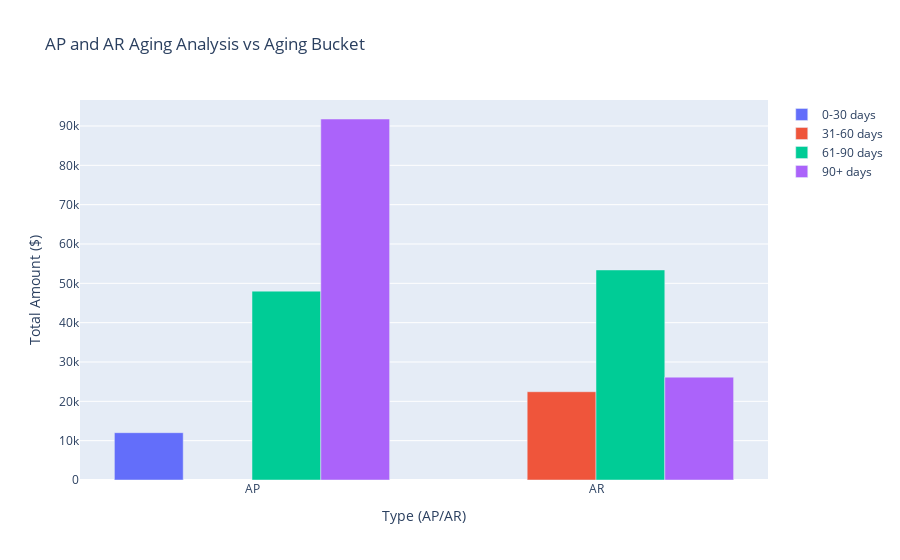

The code cell stored with this chart in its notebook:
### Code cell
# AP and AR Aging Analysis vs Aging Bucket (Barplot)
aging = df.groupby(['Type', 'Aging Bucket'])['Amount'].sum().unstack()
fig_aging_analysis = go.Figure(data=[go.Bar(x=aging.index, y=aging[col], name=col) for col in aging.columns])
fig_aging_analysis.update_layout(title="AP and AR Aging Analysis vs Aging Bucket", xaxis_title="Type (AP/AR)", yaxis_title="Total Amount ($)")

### Figure 1 — Plotly figure (JSON) as saved in the notebook; plotly's stock layout.template omitted (floating-point values rounded to 4 significant figures)
{"data": [{"name": "0-30 days", "type": "bar", "x": ["AP", "AR"], "y": [12031, null]}, {"name": "31-60 days", "type": "bar", "x": ["AP", "AR"], "y": [null, 22441]}, {"name": "61-90 days", "type": "bar", "x": ["AP", "AR"], "y": [48016, 53402]}, {"name": "90+ days", "type": "bar", "x": ["AP", "AR"], "y": [91779, 26148]}], "layout": {"title": {"text": "AP and AR Aging Analysis vs Aging Bucket"}, "xaxis": {"title": {"text": "Type (AP/AR)"}}, "yaxis": {"title": {"text": "Total Amount ($)"}}}}
